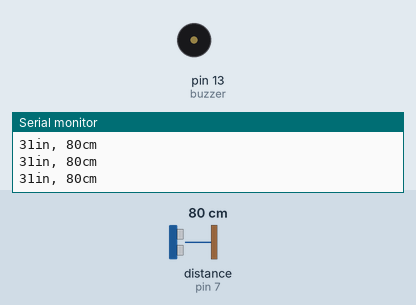
Recording of a sketch running on a simulated Arduino Uno, built with avr-gcc and run on an emulated ATmega328P. On the bench: buzzer (waves = sounding, pin HIGH), the last lines printed to the serial monitor. Wiring (inferred from the names in the program): ultrasonic range finder: trigger pin 8; echo pin 7. The inputs (shaded band) are chosen by the test bench; at power-on: distance to the obstacle (sensor on pin 7) 80 cm. The echo pulse lasts 58.3 µs per cm; pins used as bus, display or sensor lines are not drawn.

Above: at 1.3 s.
1.4 s: distance to the obstacle (sensor on pin 7) set to 33 cm
2.9 s: distance to the obstacle (sensor on pin 7) set to 27 cm
At 2.96 s:
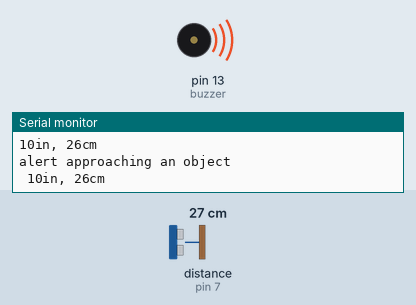
5.9 s: distance to the obstacle (sensor on pin 7) set to 35 cm
At 7.3 s:
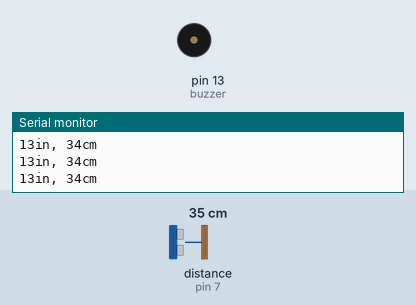
Timing chart, 0 to 8.9 s (numbered marks = the images above; inputs shaded):
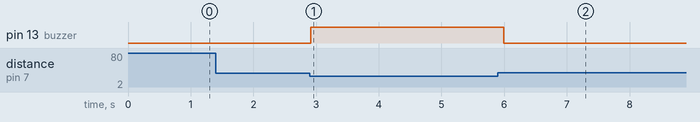

The sketch:

ultrasonic.ino
```cpp
/* Ping))) Sensor

 */
const int trig = 8;
const int echo = 7;
const int buzzer = 13;
void setup() {
  // initialize serial communication:
  Serial.begin(9600);    // Setting the baud rate of Serial Monitor (Arduino)
  pinMode(buzzer,OUTPUT);
  delay(100);
}

void loop()
{

  digitalWrite(buzzer,LOW);
  long duration, inches, cm;

  // The PING))) is triggered by a HIGH pulse of 2 or more microseconds.
  // Give a short LOW pulse beforehand to ensure a clean HIGH pulse:
  pinMode(trig, OUTPUT);
  digitalWrite(trig, LOW);
  delayMicroseconds(2);
  digitalWrite(trig, HIGH);
  delayMicroseconds(5);
  digitalWrite(trig, LOW);

  pinMode(echo, INPUT);
  duration = pulseIn(echo, HIGH);

  // convert the time into a distance
  inches = microsecondsToInches(duration);
  cm = microsecondsToCentimeters(duration);

  Serial.print(inches);
  Serial.print("in, ");
  Serial.print(cm);
  Serial.print("cm");
  Serial.println();

  if(cm<30){
    Serial.print("alert approaching an object \n ");
    digitalWrite(buzzer,HIGH);
  }

  delay(100);
  }


long microsecondsToInches(long microseconds)
{
  return microseconds / 74 / 2;
}

long microsecondsToCentimeters(long microseconds)
{
  return microseconds / 29 / 2;
}
```

Measured:
- the behaviour switches between 31 and 30 cm on distance to the obstacle (sensor on pin 7) (found by bisection; images 0 and 1)
- after the input at 2.9 s, pin 13 (buzzer): LOW → HIGH at once
- after the input at 5.9 s, pin 13 (buzzer): HIGH → LOW after 0.09 s
